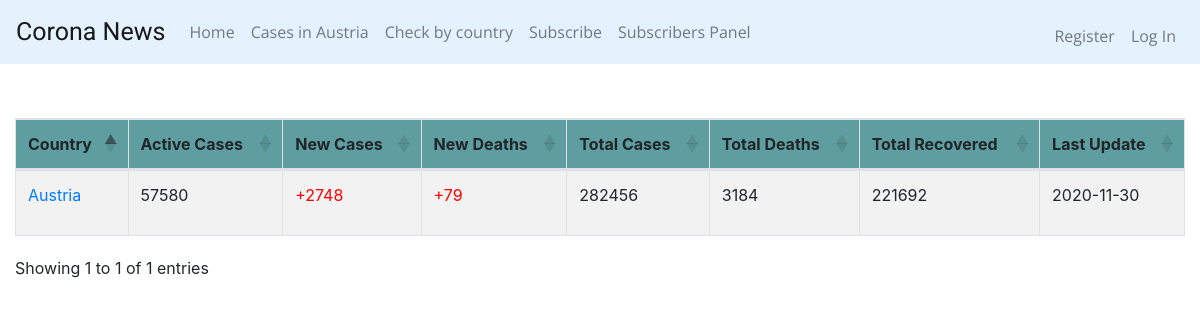
The app's page /casesInAustria with its own data.
### tables this page shows
CREATE TABLE casesWorld (id INTEGER PRIMARY KEY AUTOINCREMENT NOT NULL, country TEXT, active INTEGER, new INTEGER, deaths INTEGER, totalCases INTEGER, totalDeaths INTEGER, totalRecovered INTEGER, date date);

### app.py (the view)
@app.route("/casesInAustria")
def casesInAustria():
    tblCasesWorld = "casesWorld"
    country = "Austria"
    tableValues = {}
    tableValues = select_cases_where_country(tblCasesWorld, country)
    return render_template('casesInAustria.html', casesAustria=tableValues)

### app.py (called while the page is built)
@app.after_request
def after_request(response):
    response.headers["Cache-Control"] = "no-cache, no-store, must-revalidate"
    response.headers["Expires"] = 0
    response.headers["Pragma"] = "no-cache"
    return response

### coronaCasesDAO.py (called while the page is built)
def select_cases_where_country(tableName, country):
    conn = connect_to_db()
    conn.row_factory = dict_factory
    cursor = conn.cursor()
    format_str = """SELECT country, active, new, deaths, totalCases, totalDeaths, totalRecovered, date FROM "{table}" WHERE country="{countryName}";"""
    sql_command = format_str.format(table=tableName, countryName=country)
    cursor.execute(sql_command)
    result = cursor.fetchall()
    conn.close()
    return result

### helpers.py (called while the page is built)
def connect_to_db():
    conn = sqlite3.connect('coronaDatabase.db')
    return conn

def dict_factory(cursor, row):
    d = {}
    for idx, col in enumerate(cursor.description):
        d[col[0]] = row[idx]
    return d

### templates/casesInAustria.html (shortened to what this page needs)
{% extends "layout.html" %}
{% block headSergiu %}
    <link href="https://cdn.datatables.net/1.10.22/css/dataTables.bootstrap4.min.css" rel="stylesheet">
{% endblock %}
{% block main %}
    <div class="col">
        <br>
        <table id="example" class="table table-striped table-bordered" style="width:100%">
            <thead>
                <tr style="background-color: cadetblue;">
                    <th>Country</th>
                    <th>Active Cases</th>
                    <th>New Cases</th>
                    <th>New Deaths</th>
                    <th>Total Cases</th>
                    <th>Total Deaths</th>
                    <th>Total Recovered</th>
                    <th>Last Update</th>
                </tr>
            </thead>
            <tbody>
                {% for dict_item in casesAustria %}
                <tr>
                    <td>
                        {% set country = dict_item.get("country") %}
                        <a href="/history/{{ country }}" target="_blank">{{ country }}</a>
                    </td>
                    <td>
                        {{dict_item.get("active")}}
                    </td>
                    <td style="color: red;">
                        {% set new = dict_item.get("new") %}
                        {% if new != "" %}
                            <p>+{{ new }}</p>
                        {% else %}
                            <p></p>
                        {% endif %}
                    </td>
                    <td style="color: red;">
                        {% set deaths = dict_item.get("deaths") %}
                        {% if deaths != "" %}
                            <p>+{{ deaths }}</p>
                        {% else %}
                            <p></p>
                        {% endif %}
                    </td>
                    <td>
                        {{dict_item.get("totalCases")}}
                    </td>
                    <td>
                        {{dict_item.get("totalDeaths")}}
                    </td>
                    <td>
                        {{dict_item.get("totalRecovered")}}
                    </td>
                    <td>
                        {{dict_item.get("date")}}
                    </td>
                </tr>
                {% endfor %}
            </tbody>
        </table>
    </div>
{% endblock %}

### records on screen
casesWorld: country "Austria", get "57580", new "2748", deaths "79", get "282456", get "3184", get "221692", get "2020-11-30"
